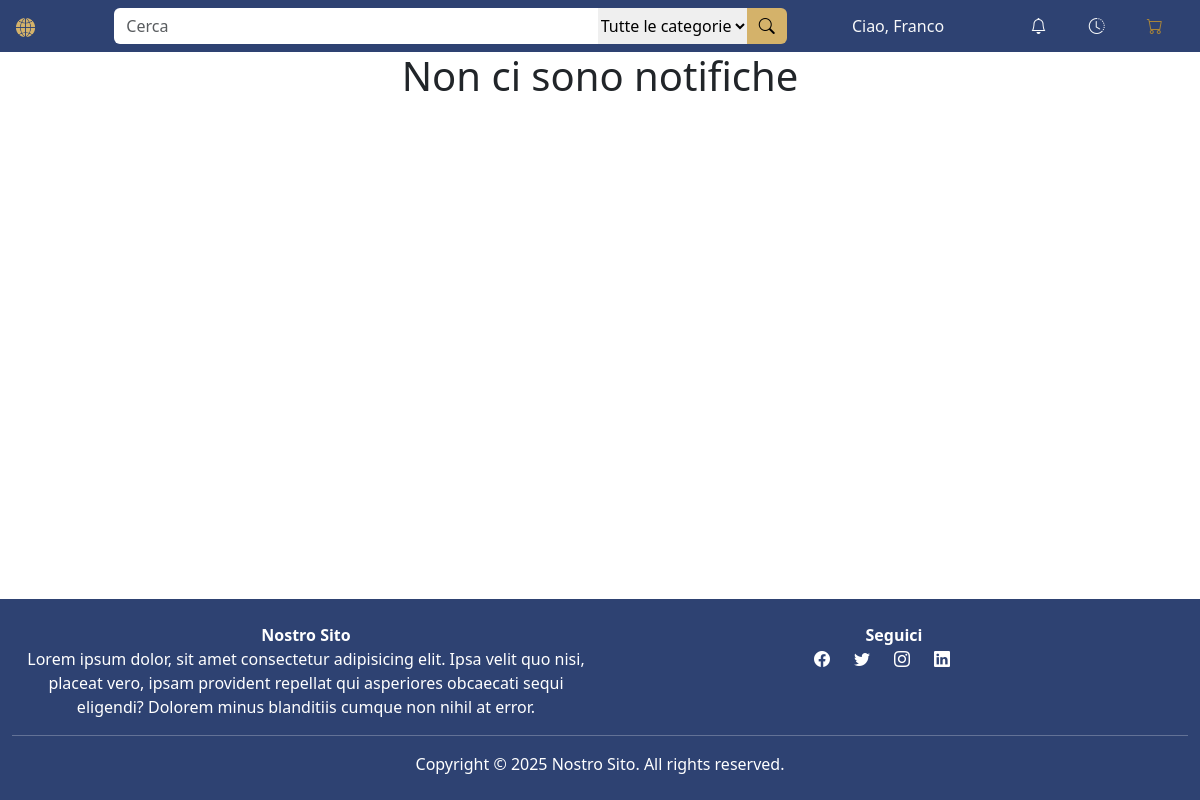
Before: /notifiche.php (signed in) with the older database file.
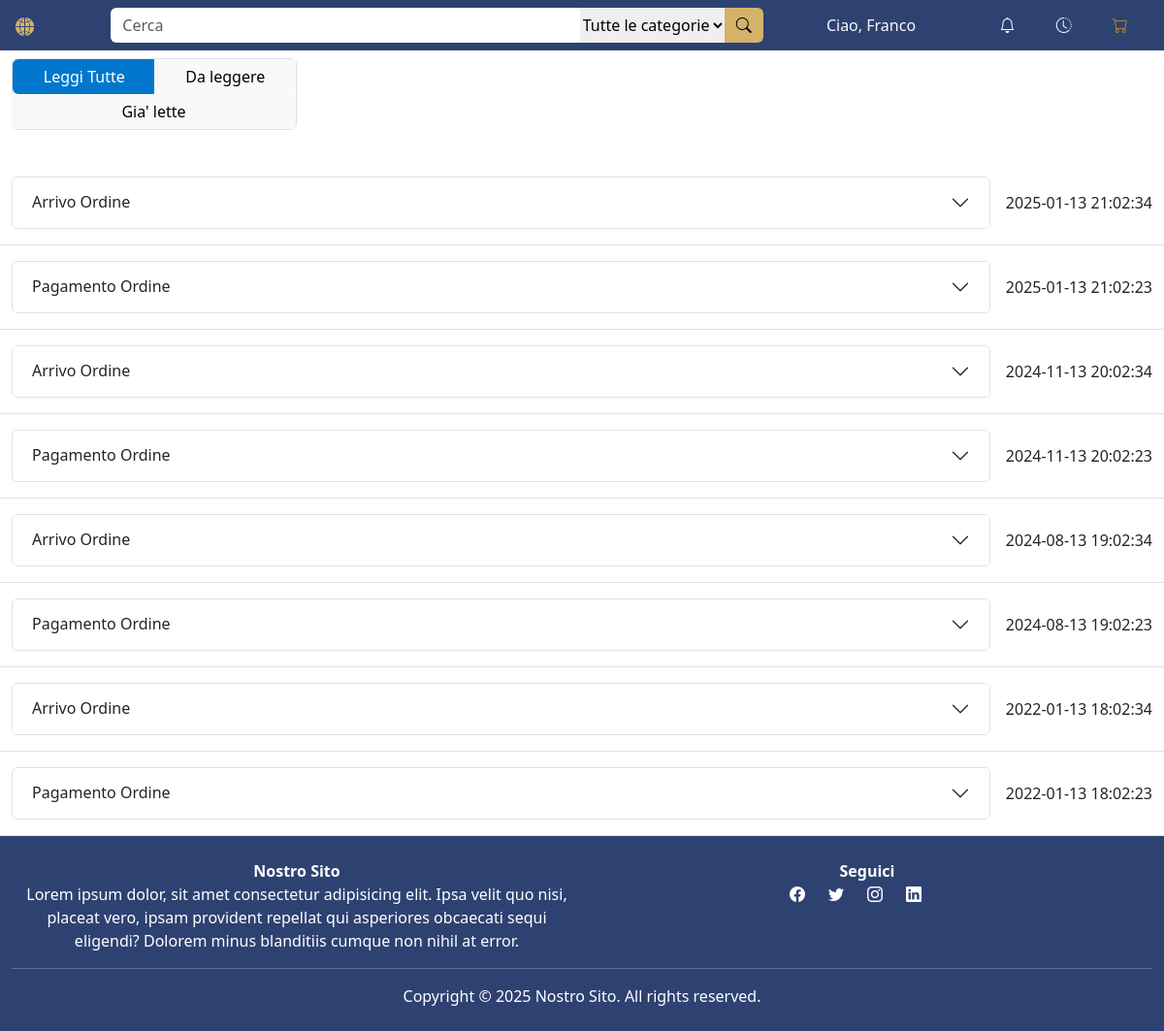
After: the same page with the newer database file.
### tables this page shows
create table NOTIFICA (
     codNotifica int not null auto_increment,
     messaggio varchar(255) not null,
     tipoNotifica varchar(20) not null,
     letto char not null,
     dataNotifica datetime not null,
     codUtente int not null,
     constraint ID_NOTIFICA_ID primary key (codNotifica));

### notifiche.php (called while the page is built, shortened)
<?php
require_once("bootstrap.php");
$templateParams["titolo"] = "Notifiche";
$templateParams["nome"] = "template-notifiche.php";
$templateParams["scripts"] = ["js/notifiche.js"];
$userId = getCurrentUserId();
$filter = !empty($_GET['filter']) ? $_GET['filter'] : null;
$templateParams["notifiche"] = $dbh->getFilteredNotifications($userId, $filter);
require("template/base.php");

### db/database.php (called while the page is built, shortened)
<?php
class DatabaseHelper
{
    private $db;
    public function __construct()
    {
        $this->db = new mysqli("localhost", "root", "", "twdatabase", 3306);
    }
    private function parametrizedQuery($query, $types, &$var1, &...$vars)
    {
        $stmt = $this->db->prepare($query);
        $stmt->bind_param($types, $var1, ...$vars);
        $stmt->execute();
        return $stmt->get_result()->fetch_all(MYSQLI_ASSOC);
    }
    public function getFilteredNotifications($userId, $notificationState = null)
    {
        $query = "SELECT *
              FROM NOTIFICA
              WHERE codUtente = ?";
        $params = [$userId];
        $types = "i";
        $query .= " ORDER BY dataNotifica DESC";
        return $this->parametrizedQuery($query, $types, ...$params);
    }
}

### bootstrap.php (called while the page is built, shortened)
<?php
require_once("utils/functions.php");
require_once("db/database.php");
$dbh = new DatabaseHelper();

### template/template-notifiche.php (the view, shortened to what this page needs)
<?php if (!empty($templateParams["notifiche"])) { ?>
    <div class="row justify-content-start align-items-center mb-4">
        <form action="notifiche.php?codNotifica=tutte" method="get">
            <div class="btn-group col-md-3 d-flex flex-wrap justify-content-md-start my-2 border">
                <button type="submit" name="codNotifica" value="tutte" class="col btn btn-custom-blue">
                    Leggi Tutte
                </button>
                <button id="btnUnread" type="button" class="col btn btn-light border-0"
                    onclick="filtraNotifiche('unread')">Da
                    leggere</button>
                <button id="btnRead" type="button" class="col btn btn-light border-0" onclick="filtraNotifiche('read')">Gia'
                    lette</button>
            </div>
        </form>
    </div>
<?php } ?>
<?php if (empty($templateParams["notifiche"])) { ?>
    <h1 class="text-center">Non ci sono notifiche</h1>
<?php } else { ?>
    <?php
    foreach ($templateParams["notifiche"] as $notifica):
        $codNotifica = $notifica["codNotifica"];
        ?>
        <div class="notification-item" data-filter="<?php echo $notifica['letto'] ? 'read' : 'unread'; ?>">
            <div class="row border-bottom py-3">
                <div class="col-12 d-flex align-items-center">
                    <div class="flex-grow-1">
                        <div class="accordion" id="accordionExample-<?php echo $codNotifica; ?>">
                            <div class="accordion-item">
                                <h2 class="accordion-header">
                                    <button class="accordion-button collapsed" type="button" data-bs-toggle="collapse"
                                        data-bs-target="#collapse<?php echo $codNotifica; ?>" aria-expanded="false"
                                        aria-controls="collapse<?php echo $codNotifica; ?>"
                                        onclick="leggiNotifica('<?php echo $codNotifica; ?>')">
                                        <?php echo htmlspecialchars($notifica["tipoNotifica"]); ?>
                                    </button>
                                </h2>
                            </div>
                        </div>
                    </div>
                    <div class="ms-3 text-nowrap">
                        <?php echo $notifica["dataNotifica"]; ?>
                    </div>
                </div>
            </div>
        </div>
    <?php endforeach;
} ?>

### template/base.php (shortened to what this page needs)
<!DOCTYPE html>
<html lang="it">
<head>
    <link href="https://cdn.jsdelivr.net/npm/bootstrap@5.3.3/dist/css/bootstrap.min.css" rel="stylesheet"
 />
    <link rel="stylesheet" href="https://cdn.jsdelivr.net/npm/bootstrap-icons@1.11.3/font/bootstrap-icons.css" />
    <link rel="stylesheet" href="./css/style.css" />
</head>
<body class="bg-white d-flex flex-column min-vh-100">
    <?php
    $selectedCategoryName = 'Tutte le categorie';
    ?>
    <header class="container-fluid px-0 py-2 overflow-hidden bg-custom-blue">
        <div class="row align-items-center justify-content-between mx-1">
            <div class="col-3 col-md-2 col-lg-1 order-1">
                <a href="<?php checkFile('search.php'); ?>"><img src="<?php echo UPLOAD_DIR; ?>logo.jpg"
                        class="img-fluid w-25" alt="Logo" /></a>
            </div>
            <div class="col-12 col-md-6 col-lg-7 mt-2 mt-md-0 order-4 order-md-2">
                <form method="get" action="search.php" id="searchForm" autocomplete="off">
                    <div class="input-group">
                        <input name="searchBar" id="searchBar" type="search"
                            class="form-control rounded-start border border-0" placeholder="Cerca"
                            list="list-suggestion" />
                        <select id="categoryBar" name="codCategoria"
                            class="form-select-md border border-0 d-none d-md-block">
                            <option value="" disabled selected class="d-none"><?php echo $selectedCategoryName; ?>
                            </option>
                        </select>
                        <button type="submit" class="btn btn-custom-lgold rounded-end">
                            <span class="bi bi-search"></span>
                        </button>
                    </div>
                </form>
            </div>
            <div class="col-5 col-md-2 text-center order-2 order-md-3">
                <a href="<?php checkFile('sign-in.php'); ?>" title="accedi"
                    class="link-light link-opacity-50-hover text-decoration-none">Ciao,
                    <?php echo isLoggedIn() ? getCurrentUserName() : "Accedi" ?></a>
            </div>
            <div class="col-4 col-md-2 d-flex align-items-center order-3 order-md-4 justify-content-center">
                <div class="w-100 d-flex justify-content-around">
                    <a href="<?php checkFile('notifiche.php'); ?>" title="notifica"
                        class="link-light link-opacity-50-hover text-decoration-none"><span class="bi bi-bell"></span>
                        <?php if (isLoggedIn() && $dbh->hasUnreadNotification(getCurrentUserId())) { ?>
                            <span
                                class="position-absolute translate-middle badge bg-danger border border-light rounded-circle px-1 mt-1"><span
                                    class="visually-hidden">unread messages</span></span><?php } ?></a>
                    <a href="<?php checkFile('ordini.php'); ?>" title="ordini"
                        class="link-light link-opacity-50-hover"><span class="bi bi-clock-history"></span></a>
                    <a href="<?php checkFile('carrello.php'); ?>" title="carrello" class="text-custom-gold"><span
                            class="bi bi-cart"></span></a>
                </div>
            </div>
        </div>
    </header>
    <main class="container-fluid flex-grow-1">
        <?php
        if (isset($templateParams["nome"])) {
            require($templateParams["nome"]);
        }
        ?>
    </main>
    <footer class="text-center text-white bg-custom-blue">
        <div class="container-fluid justify-content-center p-4">
            <div class="row">
                <div class="col-12 col-md-6 mb-4 mb-md-0">
                    <strong>Nostro Sito</strong>
                    <p>
                        Lorem ipsum dolor, sit amet consectetur adipisicing elit. Ipsa velit quo nisi, placeat vero,
                        ipsam provident repellat qui asperiores obcaecati sequi eligendi? Dolorem minus blanditiis
                        cumque non nihil at error.
                    </p>
                </div>
                <div class="col-12 col-md-6 mb-4 mb-md-0">
                    <strong>Seguici</strong>
                    <br />
                    <div class="">
                        <a href="#" class="text-white me-4"><span class="bi bi-facebook"></span></a><a href="#"
                            class="text-white me-4"><span class="bi bi-twitter"></span></a><a href="#"
                            class="text-white me-4"><span class="bi bi-instagram"></span></a><a href="#"
                            class="text-white me-4"><span class="bi bi-linkedin"></span></a>
                    </div>
                </div>
                <hr />
                <div class="text-center">
                    Copyright © <?php echo date("Y"); ?> Nostro Sito. All rights reserved.
                </div>
            </div>
        </div>
    </footer>
</body>
</html>

### utils/functions.php (shortened to what this page needs)
<?php
function checkFile($pagename)
{
    $href = file_exists($pagename) ? $pagename : "#";
    echo $href;
}
function isLoggedIn()
{
    return !empty($_SESSION["userId"]);
}
function getCurrentUserId()
{
    return $_SESSION["userId"];
}
function getCurrentUserName()
{
    return htmlspecialchars($_SESSION["name"]);
}

### css/style.css (style rules this page uses)
.text-custom-gold { color: #AA8539; }
.bg-custom-blue { background-color: #2E4272; }
.btn.btn-custom-lgold { background-color: #D4B26A; color: #000; border: none; }
.btn.btn-custom-blue { background-color: #0077CC; color: #FFF; border: none; }

Changed rows visible on the page:
added notifica: tipoNotifica "Arrivo Ordine", dataNotifica "2025-01-13 21:02:34"
added notifica: tipoNotifica "Pagamento Ordine", dataNotifica "2025-01-13 21:02:23"
added notifica: tipoNotifica "Arrivo Ordine", dataNotifica "2024-11-13 20:02:34"
added notifica: tipoNotifica "Pagamento Ordine", dataNotifica "2024-11-13 20:02:23"
added notifica: tipoNotifica "Arrivo Ordine", dataNotifica "2024-08-13 19:02:34"
added notifica: tipoNotifica "Pagamento Ordine", dataNotifica "2024-08-13 19:02:23"
added notifica: tipoNotifica "Arrivo Ordine", dataNotifica "2022-01-13 18:02:34"
added notifica: tipoNotifica "Pagamento Ordine", dataNotifica "2022-01-13 18:02:23"
Other visible differences:
text no longer shown: "Non ci sono notifiche"
text now shown: "Leggi Tutte Da leggere Gia' lette"
